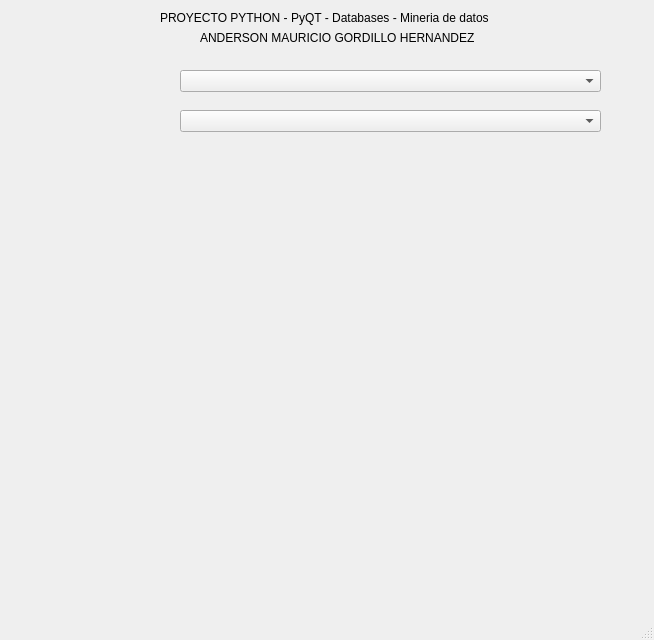
<?xml version="1.0" encoding="UTF-8"?>
<ui version="4.0">
 <class>MainWindow</class>
 <widget class="QMainWindow" name="MainWindow">
  <property name="geometry">
   <rect>
    <x>0</x>
    <y>0</y>
    <width>654</width>
    <height>640</height>
   </rect>
  </property>
  <property name="windowTitle">
   <string>MainWindow</string>
  </property>
  <widget class="QWidget" name="centralwidget">
   <widget class="QComboBox" name="comboBox">
    <property name="geometry">
     <rect>
      <x>180</x>
      <y>70</y>
      <width>421</width>
      <height>22</height>
     </rect>
    </property>
   </widget>
   <widget class="QComboBox" name="comboBox_2">
    <property name="geometry">
     <rect>
      <x>180</x>
      <y>110</y>
      <width>421</width>
      <height>22</height>
     </rect>
    </property>
   </widget>
   <widget class="QLabel" name="label">
    <property name="geometry">
     <rect>
      <x>160</x>
      <y>10</y>
      <width>331</width>
      <height>16</height>
     </rect>
    </property>
    <property name="text">
     <string>PROYECTO PYTHON - PyQT - Databases - Mineria de datos</string>
    </property>
   </widget>
   <widget class="QLabel" name="label_2">
    <property name="geometry">
     <rect>
      <x>200</x>
      <y>30</y>
      <width>331</width>
      <height>16</height>
     </rect>
    </property>
    <property name="text">
     <string>ANDERSON MAURICIO GORDILLO HERNANDEZ</string>
    </property>
   </widget>
   <widget class="QLabel" name="label_3">
    <property name="geometry">
     <rect>
      <x>10</x>
      <y>40</y>
      <width>111</width>
      <height>121</height>
     </rect>
    </property>
    <property name="text">
     <string/>
    </property>
    <property name="pixmap">
     <pixmap>../../Downloads/SUBJECTS UD/OIP.jpeg</pixmap>
    </property>
    <property name="scaledContents">
     <bool>true</bool>
    </property>
   </widget>
  </widget>
  <widget class="QMenuBar" name="menubar">
   <property name="geometry">
    <rect>
     <x>0</x>
     <y>0</y>
     <width>654</width>
     <height>21</height>
    </rect>
   </property>
  </widget>
  <widget class="QStatusBar" name="statusbar"/>
 </widget>
 <resources/>
 <connections/>
</ui>
